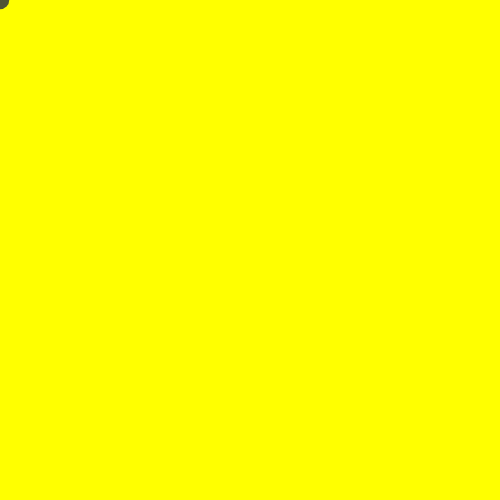
Frame 1 (no input)
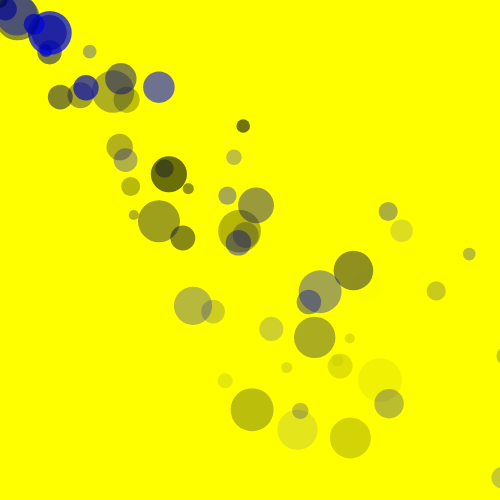
Frame 60 (no input)
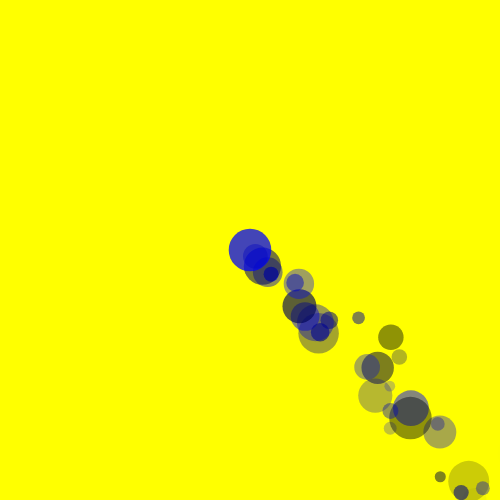
Frame 120 (the mouse pressed at the canvas centre since frame 60)

The p5.js sketch that drew these frames (run headless with seeded random() and noise() and a simulated clock; from frame 60 on, the mouse is pressed at the canvas centre):

// p5.js sketch
// ── sketch.js
let cars = [];

function setup() {
  createCanvas(500, 500);

  noStroke();

  // for (let i = 0; i < 20; i++) {
  //   cars.push(new Car());
  // }
}

function draw() {
  background("yellow");

  cars.push(new Car()); //spawn car

  for (let i = 0; i < cars.length; i++) {
    cars[i].display();
    cars[i].move();

    if (cars[i].a <= 0) {
      cars.splice(i, 1);
    }
  }

  print(cars.length);
}

class Car {
  constructor() {
    // attributes
    this.pos = createVector(mouseX, mouseY);
    this.vel = createVector(random(5, 10), random(5, 10));
    this.a = random(100, 200);
    this.r = random(0);
    this.g = random(10);
    this.b = random(255);
    this.size = random(10, 45);
  }

  // methods
  display() {
    fill(this.r, this.g, this.b, this.a);
    ellipse(this.pos.x, this.pos.y, this.size, this.size);
  }
  move() {
    this.pos.add(this.vel);
    this.a -= 2;
    // if (this.pos.x > width) this.pos.x = 0;
    // if (this.pos.x < 0) this.pos.x = width;
    // if (this.pos.y > height) this.pos.y = 0;
    // if (this.pos.y < 0) this.pos.y = height;
  }
}
